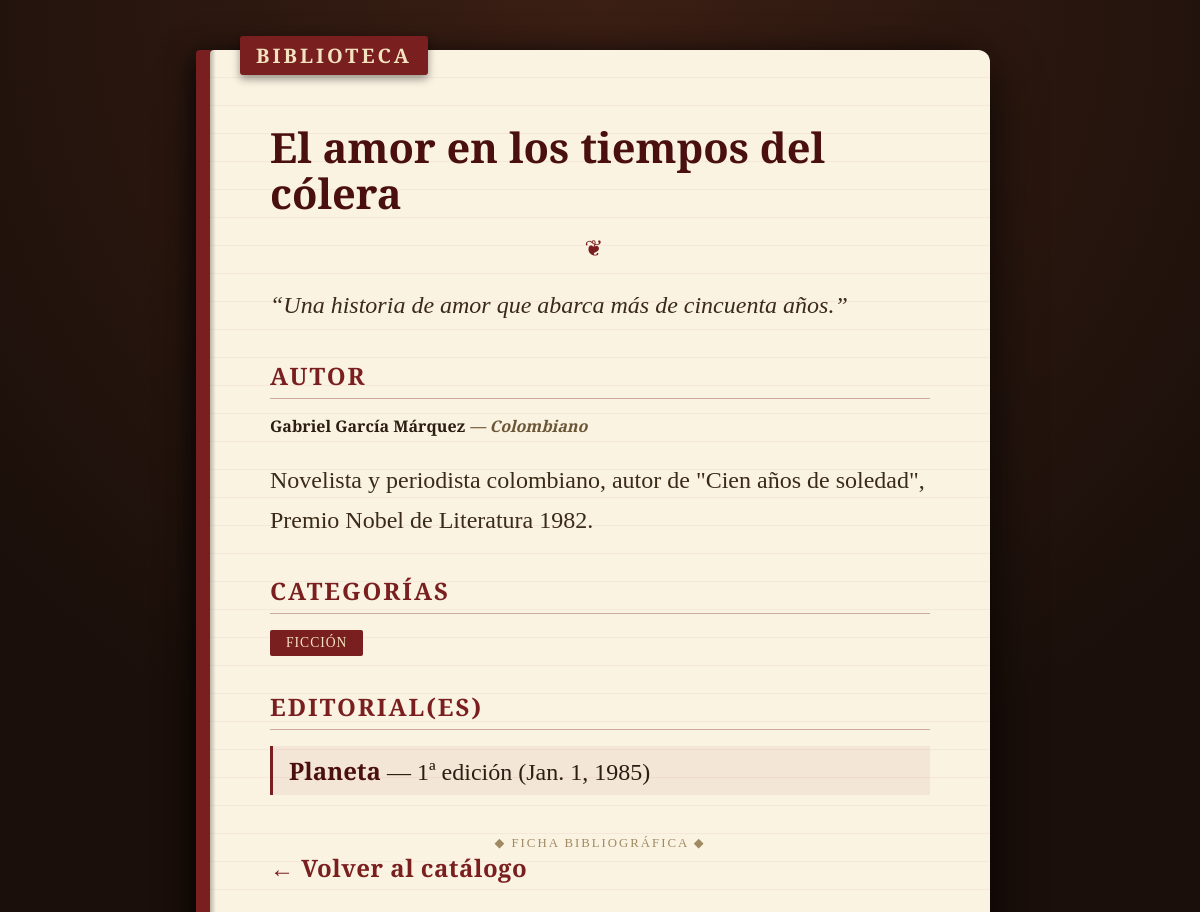
Page /library/books/2/ on the committed database.
### library/models.py (models this page shows, shortened)
class Book(models.Model):
    title = models.CharField(max_length=200)
    author = models.ForeignKey(
        Author, on_delete=models.PROTECT, related_name='books'
    )
    categories = models.ManyToManyField(Category, related_name='books')
    publishers = models.ManyToManyField(
        Publisher, through='Publication', related_name='books'
    )
    summary = models.TextField(blank=True)
    cover = models.ImageField(upload_to='covers/', blank=True, null=True)
    class Meta:
        ordering = ['title']
        verbose_name = 'Book'
        verbose_name_plural = 'Books'

class Author(models.Model):
    first_name = models.CharField(max_length=100)
    last_name = models.CharField(max_length=100)
    nationality = models.CharField(max_length=100, blank=True)
    birth_date = models.DateField(null=True, blank=True)
    class Meta:
        ordering = ['last_name', 'first_name']
        verbose_name = 'Author'
        verbose_name_plural = 'Authors'

class AuthorProfile(models.Model):
    author = models.OneToOneField(
        Author, on_delete=models.CASCADE, related_name='profile'
    )
    biography = models.TextField(blank=True)
    website = models.URLField(blank=True)
    class Meta:
        verbose_name = 'Author profile'
        verbose_name_plural = 'Author profiles'

class Category(models.Model):
    name = models.CharField(max_length=100, unique=True)
    class Meta:
        ordering = ['name']
        verbose_name = 'Category'
        verbose_name_plural = 'Categories'

class Publication(models.Model):
    book = models.ForeignKey(Book, on_delete=models.CASCADE)
    publisher = models.ForeignKey(Publisher, on_delete=models.CASCADE)
    publication_date = models.DateField()
    edition = models.CharField(max_length=50)
    class Meta:
        ordering = ['-publication_date']
        verbose_name = 'Publication'
        verbose_name_plural = 'Publications'

class Publisher(models.Model):
    name = models.CharField(max_length=150)
    country = models.CharField(max_length=100, blank=True)
    class Meta:
        ordering = ['name']
        verbose_name = 'Publisher'
        verbose_name_plural = 'Publishers'

### library/views.py (the view)
# urls.py: path('books/<int:pk>/', views.book_detail, name='book_detail'),
def book_detail(request, pk):
    book = get_object_or_404(Book, pk=pk)
    return render(request, 'library/book_detail.html', {'book': book})

### library/templates/library/book_detail.html (shortened to what this page needs)
<!DOCTYPE html>
<html lang="es">
<head>
</head>
<body>
    <div class="book">
        <div class="spine-label">Biblioteca</div>
        <h1>{{ book.title }}</h1>
        <div class="ornament">❦</div>
        {% if book.summary %}
            <p class="summary">{{ book.summary }}</p>
        {% endif %}
        <h3>Autor</h3>
        <p class="author-name">
            {{ book.author.first_name }} {{ book.author.last_name }}
            <span class="nationality">— {{ book.author.nationality }}</span>
        </p>
        {% if book.author.profile %}
            <p class="bio">{{ book.author.profile.biography }}</p>
        {% endif %}
        <h3>Categorías</h3>
        <ul class="tags">
            {% for category in book.categories.all %}
                <li>{{ category.name }}</li>
            {% endfor %}
        </ul>
        <h3>Editorial(es)</h3>
        <ul class="publisher-list">
            {% for pub in book.publication_set.all %}
                <li><strong>{{ pub.publisher.name }}</strong> — {{ pub.edition }} ({{ pub.publication_date }})</li>
            {% endfor %}
        </ul>
        <div class="footer-mark">◆ Ficha bibliográfica ◆</div>
    <a href="{% url 'library:book_list' %}" class="back-link">&larr; Volver al catálogo</a>
    </div>
</body>
</html>

### library/templates/library/book_detail.html (style rules this page uses)
* { box-sizing: border-box; }
body { font-family: 'EB Garamond', serif; background: radial-gradient(circle at top, #3b1f14 0%, #1a0f0a 70%); color: #e8d9c0; margin: 0; padding: 50px 20px; display: flex; justify-content: center; }
.book { max-width: 780px; width: 100%; background: #fbf3e2; color: #2b1d12; border-radius: 4px 12px 12px 4px; box-shadow: -14px 0 0 #7a1f1f, -18px 4px 25px rgba(0,0,0,0.6), 0 20px 50px rgba(0,0,0,0.7); position: relative; padding: 55px 60px; background-image: repeating-linear-gradient(transparent 0 27px, rgba(122,31,31,0.05) 27px 28px); }
.book::before { content: ""; position: absolute; left: 0; top: 0; bottom: 0; width: 6px; background: linear-gradient(to right, #000, transparent); opacity: 0.25; }
.spine-label { position: absolute; top: -14px; left: 30px; background: #7a1f1f; color: #f4e3c1; font-family: 'Playfair Display', serif; font-weight: 700; font-size: 1.25rem; letter-spacing: 3px; text-transform: uppercase; padding: 6px 16px; border-radius: 3px; box-shadow: 0 4px 8px rgba(0,0,0,0.4); }
h1 { font-family: 'Playfair Display', serif; font-weight: 900; font-size: 2.6rem; margin: 20px 0 4px; color: #4a1010; line-height: 1.1; }
.ornament { text-align: center; color: #7a1f1f; font-size: 1.4rem; margin: 18px 0; letter-spacing: 12px; }
h3 { font-family: 'Playfair Display', serif; font-weight: 700; color: #7a1f1f; font-size: 1.5rem; text-transform: uppercase; letter-spacing: 2px; margin-top: 34px; margin-bottom: 10px; border-bottom: 1px solid rgba(122,31,31,0.35); padding-bottom: 6px; }
.author-name { font-size: 1rem; font-weight: 600; color: #2b1d12; }
.nationality { font-style: italic; color: #6b5638; }
.bio, .summary { line-height: 1.65; color: #3a2a18; font-size: 1.5rem; }
.summary { font-style: italic; }
.summary::before { content: "“"; }
.summary::after { content: "”"; }
.tags { list-style: none; padding: 0; display: flex; flex-wrap: wrap; gap: 10px; }
.tags li { background: #7a1f1f; color: #f4e3c1; padding: 5px 16px; border-radius: 2px; font-size: 0.85rem; letter-spacing: 1px; text-transform: uppercase; font-family: 'Playfair Display', serif; }
.publisher-list { list-style: none; padding: 0; }
.publisher-list li { border-left: 3px solid #7a1f1f; padding: 8px 16px; margin-bottom: 8px; background: rgba(122,31,31,0.06); font-size: 1.5rem; }
.publisher-list li strong { color: #4a1010; }
.footer-mark { text-align: center; margin-top: 40px; color: #a08a63; font-size: 0.8rem; letter-spacing: 2px; text-transform: uppercase; }
.back-link { max-width: 780px; width: 100%; display: inline-flex; align-items: center; gap: 6px; margin-bottom: 18px; color: #7a1f1f; text-decoration: none; font-weight: 700; font-size: 1.5rem; letter-spacing: 0.5px; }

### rows in the picture
Book: title "El amor en los tiempos del cólera", summary "Una historia de amor que abarca más de cincuenta años.", author.first_name "Gabriel", author.last_name "García Márquez", author.nationality "Colombiano", author.profile.biography "Novelista y periodista colombiano, autor de \"Cien años de soledad\", Premio Nobel de Literatura 1982."
Category: name "FICCIÓN"
Publication: publisher.name "Planeta", edition "1ª edición", publication_date "Jan. 1, 1985"
